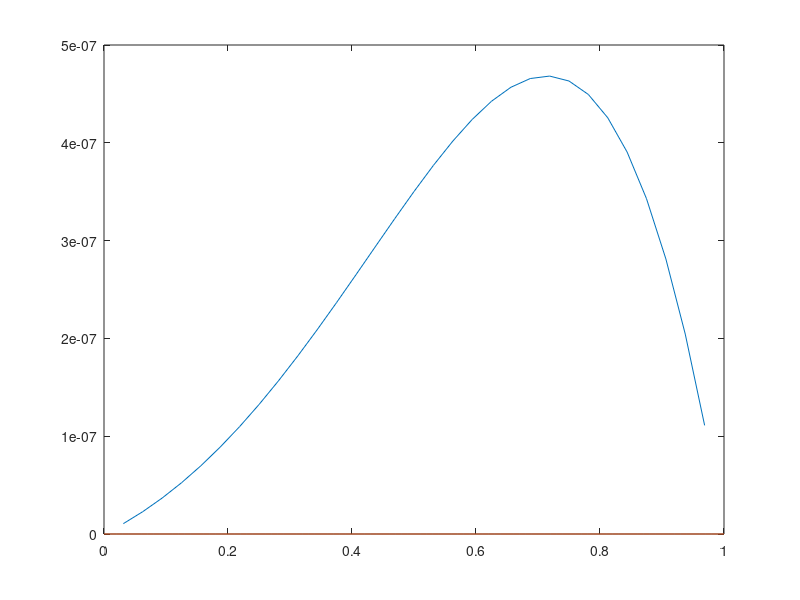

Reproduce this figure in MATLAB.
N=32;
h=1/N;
x=0+h:h:1;
v=5;

r=1/6;
yVec=zeros(N-1,1);
yNewVec=zeros(N-1,1);

for i=1:length(x)-1
 yVec(i) =exp((5*x(i))/2)*sin(pi*x(i));
end

for n = 0:r*h^2:1
 yNewVec(1)=yVec(1)+(r*(yVec(2)-2*yVec(1))-((r*h*v)/2)*(yVec(2)));
 yNewVec(2:N-2)=yVec(2:N-2)+(r*(yVec(3:N-1)-2*yVec(2:N-2)+yVec(1:N-3))-(((r*h*v)/2)*(yVec(3:N-1)-yVec(1:N-3))));
 yNewVec(N-1)=yVec(N-1)+(r*(-2*yVec(N-1)+yVec(N-2))+(((r*h*v)/2)*yVec(N-2)));
 yVec=yNewVec;
end

Xt=0:0.01:1;
Yt=exp(5*Xt/2-(25/4*pi^2)).*sin(pi*Xt);
plot(x(1:31),yVec(:,length(n)),Xt,Yt)